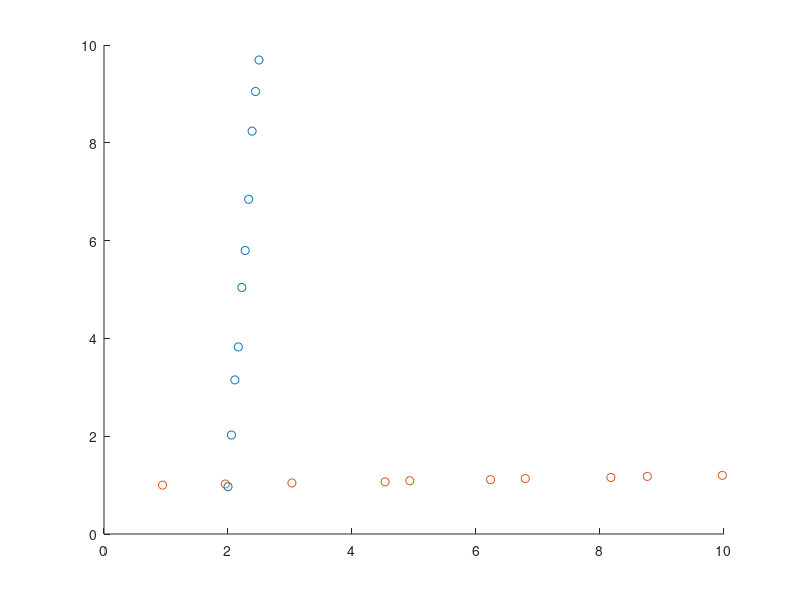

Here is the MATLAB script that generated this plot: (Note: this script raises an error after producing the figure.)
clear all

%% greedy hough transform

nn = 10;

x1 = [linspace(2,2.5,nn)'];
x2 = [linspace(1,10,nn)'] + randn(nn,1)*0.2;

y1 = [linspace(1,10,nn)'] + randn(nn,1)*0.2;
y2 = [linspace(1,1.2,nn)'];



figure
scatter(x1(:,1),y1,'r*')
hold on 
scatter(x2(:,1),y2,'b+')
hold off


%% hough

%data = x, 1, y

data = [x1,y1; x2, y2];
numsensors = size(data,1);

threshvote = 1;

thetarng = linspace(deg2rad(-90),deg2rad(90),10);
mindist = -max(abs(NormRowWise([data(:,1),data(:,2)])));
maxdist = max(abs(NormRowWise([data(:,1),data(:,2)])));
distrng = linspace(mindist,maxdist,10);


accumulator = zeros(length(thetarng),length(distrng));
bookeeper = zeros(length(thetarng),length(distrng),numsensors);

%Go through each point and add votes to accumulator array
tic
ids = 1;
store = [];
for ii = 1:numsensors
   for jj = 1:length(thetarng) %test each angle
       rt = data(ii,1)*cos(thetarng(jj)) + data(ii,2)*sin(thetarng(jj)); %compute r
       store(ids) = rt; %for checking later
       ids = ids + 1;
       if(rt > maxdist)
          rt = maxdist - 1;
          disp('big')
       elseif(rt < mindist)
          rt = mindist + 1; 
          disp('little')
       end
       %find which distance bin to put in
       id = find(distrng > rt,1,'first');
       bookeeper(jj,id,ii) = 1;
   end
end
toc

%plot initial vote surface
accumulatorcpy = sum(bookeeper,3);
figure(10);
handle = surf(accumulatorcpy);
xlabel('dist')
ylabel('theta')
zlabel('votes')
ax = gca;

ax.XTick = 1:length(distrng);
ax.YTick = 1:length(thetarng);
ax.XTickLabel = round(distrng);
ax.YTickLabel = thetarng;

title('accumulator array 1')

%%

lines = [];
ids = 1;

tic
while(1)
    if(1)
        %plot initial vote surface
        accumulator = sum(bookeeper,3);
        figure
        handle = surf(accumulator);
        xlabel('dist')
        ylabel('theta')
        zlabel('votes')
        ax = gca;
        ax.XTickLabel = distrng;
        ax.YTickLabel = thetarng;
        title('accumulator array')
    end
    
    %find the max from bookeeper accumulator
    accumulator = sum(bookeeper,3);
    topvote = max(max(accumulator))
    if(topvote <= threshvote)
        break;
    end
    
    %find the element in accumulator with the highest votes
    mid = find(accumulator == topvote, 1,'first');
    [rm,cm] = ind2sub(size(accumulator),mid);
    
    %get the vote stack from 3D matrix
    arr = bookeeper(rm,cm,:);
    idarr = permute(arr,[3,2,1]) %conver to 1D array
    
    %get data for points that voted for this line
    ppd = [data(idarr == 1,1), ones(length(data(idarr == 1,1)), 1)];
    ppy = data(idarr == 1,2);
    
    %compute actual line from these points
    params = pinv(ppd)*ppy; 
    
    %store it
    lines(:,ids) = params; %m, b
    ids = ids + 1;
    
    % now remove those indices from the bookeeper
    checker = repmat(arr,length(thetarng),length(distrng),1);
    bookeeper(bookeeper == checker) = 0;
    
    
end
toc


%% plotting


xp = [linspace(1,8,nn)', ones(nn,1)];

figure
for ii = 1:size(lines,2)
    yp = xp*lines(:,ii)
    plot(xp(:,1),yp)
    hold on
end

scatter(x1(:,1),y1,'r*')
hold on 
scatter(x2(:,1),y2,'b+')
hold off
